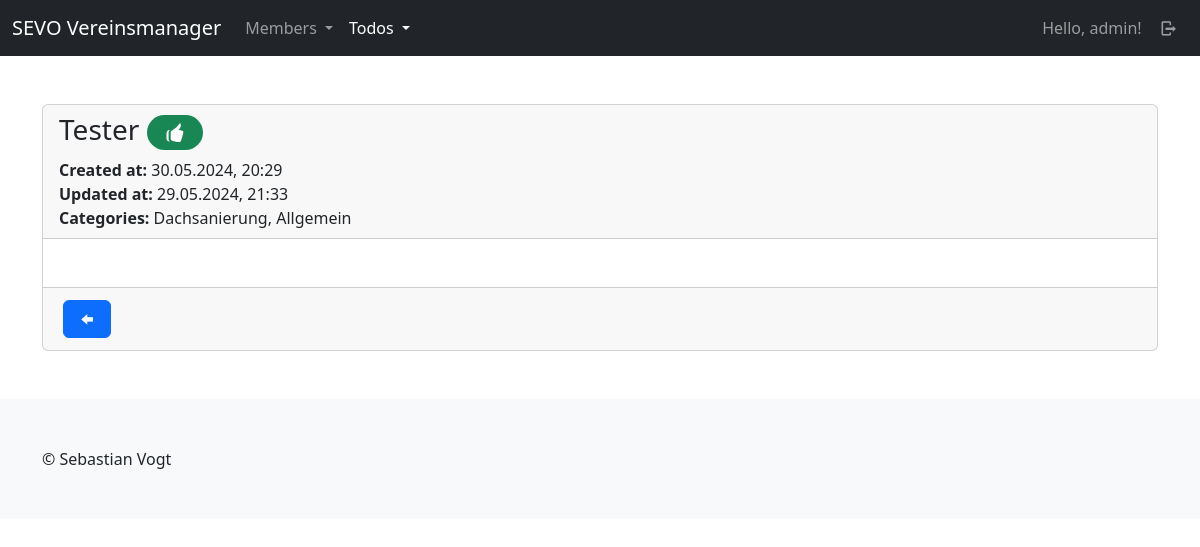
The page /tds/todo/detail/2 (signed in) on the database its author committed.
### todos/models.py (models this page shows, shortened)
class Todo(models.Model):
    user = models.ForeignKey(User, on_delete=models.CASCADE)
    title = models.CharField(max_length=255)
    content = tinymce_models.HTMLField()
    categories = models.ManyToManyField(Category, blank=True)
    done = models.BooleanField(default=False)
    done_by = models.ForeignKey(User, null=True, blank=True, on_delete=models.SET_NULL, related_name="doneuser")
    created_at = models.DateTimeField(auto_now=True)
    updated_at = models.DateTimeField(auto_now_add=True)
    def get_categories_str(self):
        categories = self.categories.all()
        categories_list = [category.title for category in categories]
        return ", ".join(categories_list)
    class Meta:
        ordering = ["-updated_at"]

class Category(models.Model):
    title = models.CharField(max_length=255, unique=True)
    created_at = models.DateTimeField(auto_now=True)
    updated_at = models.DateTimeField(auto_now_add=True)
    class Meta:
        ordering = ["-updated_at"]
        verbose_name_plural = "Categories"

### todos/views/todos.py (the view)
# urls.py: path("todo/detail/<int:id>", todos.detail, name="todos-todo-detail"),
@login_required(login_url="sevo-auth-login")
def detail(request, id):
    todo = get_object_or_404(models.Todo, id=id)
    return render(request, "todos/todo/detail.html", {
        "title": _("Todo detail") + f" #{todo.id}",
        "todo": todo
    })

### todos/templates/todos/todo/detail.html (shortened to what this page needs)
{% extends "base_main.html" %}
{% load i18n %}
{% block main %}
    <div class="card">
        <div class="card-header">
            <h3>{{ todo.title }}
                <span class="badge rounded-pill {% if todo.done %}text-bg-success{% else %}text-bg-warning{% endif %}">
                    {% if todo.done %}
                        <i class="demo-icon icon-thumbs-up"></i>
                    {% else %}
                        <i class="demo-icon icon-thumbs-down"></i>
                    {% endif %}
                </span>
            </h3>
            <div>
                <strong>{% trans "Created at" %}:</strong> {{ todo.created_at|date:"d.m.Y, H:i" }}
            </div>
            <div>
                <strong>{% trans "Updated at" %}:</strong> {{ todo.updated_at|date:"d.m.Y, H:i" }}
            </div>
            <div>
                <strong>{% trans "Categories" %}:</strong>
                {{ todo.get_categories_str}}
            </div>
        </div>
        <div class="card-body">
        </div>
        <div class="card-footer">
            <div class="d-flex justify-content-start align-content-center">
                <button type="button" class="btn btn-primary back-link m-1"><i class="demo-icon icon-left"></i></button>
            </div>
        </div>
    </div>
{%  endblock %}

### templates/partials/_navbar_drop_down.html (shortened to what this page needs)
{% load i18n %}
<nav class="navbar navbar-expand-lg navbar-dark bg-dark">
    <div class="container-fluid">
        <a class="navbar-brand" href="/">SEVO Vereinsmanager</a>
        <div class="collapse navbar-collapse" id="navbarContent">
            <ul class="navbar-nav me-auto mb-2 mb-lg-0">
                {% if user.is_authenticated %}
                <li class="nav-item dropdown">
                    <a class="nav-link dropdown-toggle {% if "mbrs" in request.path %} active{% endif %}"{% if "mbrs" in request.path %} aria-current="page"{% endif %} href="#" role="button" data-bs-toggle="dropdown" aria-expanded="false">
                      {% trans "Members" %}
                    </a>
                  </li>
                  <li class="nav-item dropdown">
                    <a class="nav-link dropdown-toggle {% if "tds" in request.path %} active{% endif %}"{% if "tds" in request.path %} aria-current="page"{% endif %} href="#" role="button" data-bs-toggle="dropdown" aria-expanded="false">
                      {% trans "Todos" %}
                    </a>
                  </li>
                {% endif %}
            </ul>
            <ul class="navbar-nav mb-2 mb-lg-0">
                {% if user.is_authenticated %}
                    <li class="nav-item">
                        <a class="nav-link" href="{% url "sevo-auth-user-detail" %}">{% trans "Hello" %}, {{ user }}!</a>
                    </li>
                    <li class="nav-item">
                        <a class="nav-link" href="{% url "sevo-auth-logout" %}"><i class="demo-icon icon-logout"></i></a>
                    </li>
                {% else %}
                    <li class="nav-item">
                        <a class="nav-link {% if "login" in request.path %} active{% endif %}"{% if "members" in request.path %} aria-current="page"{% endif %} href="{% url "sevo-auth-login" %}"><i class="demo-icon icon-user"></i></a>
                    </li>
                {% endif %}
            </ul>
        </div>
    </div>
</nav>

### rows shown on the page
Todo: title "Tester", created_at "30.05.2024, 20:29", updated_at "29.05.2024, 21:33", get_categories_str "Dachsanierung, Allgemein"

### other values the page prints
{{ user }} "admin"
